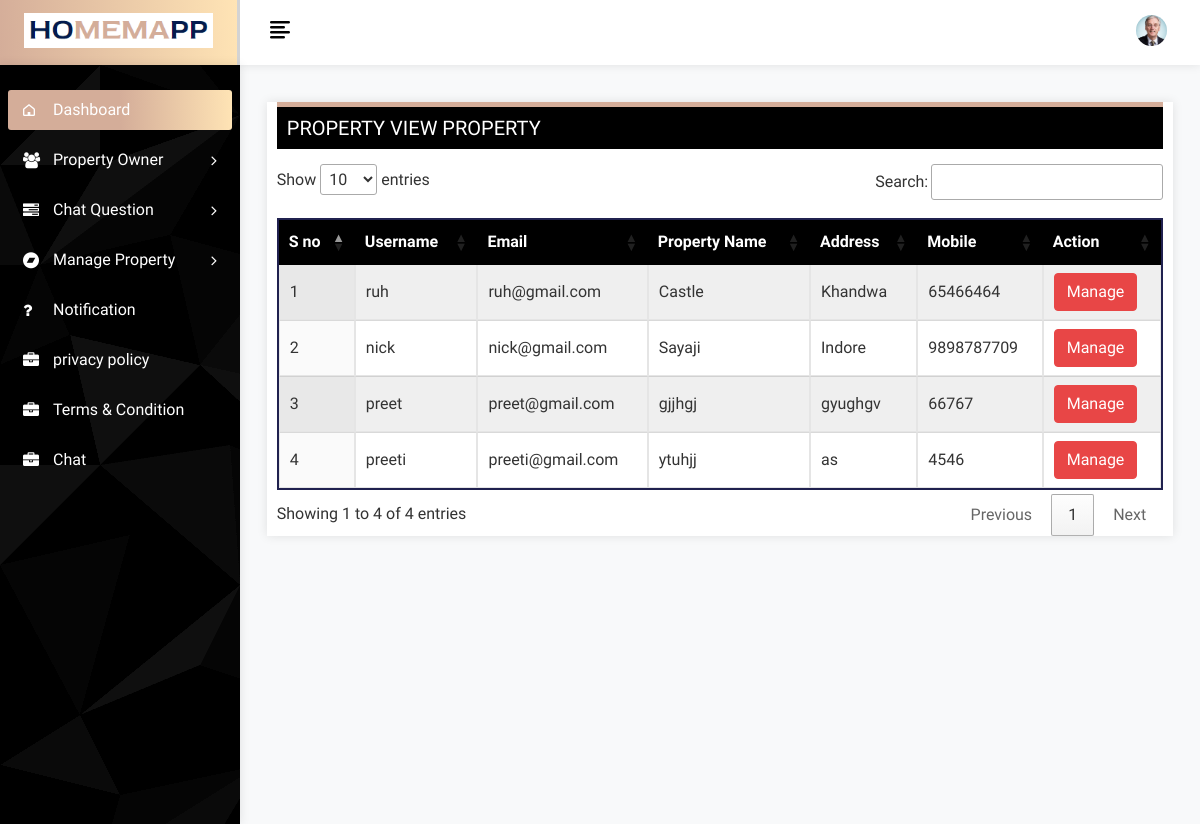
Page /View_manage_property (signed in) on the committed database.
### app/models.py (models this page shows, shortened)
class PropertyOwner(models.Model):
    user = models.ForeignKey(User, on_delete=models.CASCADE)
    property_name = models.CharField(max_length=120)
    address = models.TextField()
    mobile = models.CharField(max_length=12 )

class User(AbstractBaseUser, PermissionsMixin):
    email = models.EmailField(unique=True, verbose_name='Email Address')
    username = models.CharField(max_length=256)
    is_active = models.BooleanField(default=True)
    is_staff = models.BooleanField(default=False)
    is_admin = models.BooleanField(default=False)
    is_superuser = models.BooleanField(default=False)
    SUPERADMIN = '1'
    USER = '2'
    Web_USER = '3'
    User_type=(
        ('Superadmin','SUPERADMIN'),
        ('User','USER'),
        ('Web_user','Web_USER'),
    )
    user_type_data = ((SUPERADMIN, "Superadmin"), (USER,"User"),(Web_USER,"Web_user"))
    user_type = models.CharField( choices=user_type_data, max_length=10,default='Superadmin')
    USERNAME_FIELD = 'email'
    REQUIRED_FIELDS = [ 'username']
    objects = UserManager()
    class Meta:
        db_table = 'user_profile'

### app/views.py (the view)
# urls.py: path('View_manage_property',views.view_manage_property,name='View_manage_property'),
@login_required(login_url='login')
def view_manage_property(request):
    property_owners = PropertyOwner.objects.all()
    return render(request,'Manage_view_Property.html', {'property_owners': property_owners})

### templates/Manage_view_Property.html (shortened to what this page needs)
{% extends 'base.html'%}
{% block content %}
            <div class="page-wrapper">
                <div class="content container-fluid">
					<div class="page-header">
						<div class="row">
							<div class="col-sm-12">
								<div class="card full-header">
									<div class="users">
										<h3 class="page-title">Property View Property </h3>
									</div>
									<div class="user-box">
								<div class="datatables">
                                    <table id="example" class="display" style="width:100%;    border: 2px solid #20214f;">
                                        <thead>
                                            <tr>
                                                <th>S no</th>
                                                <th>Username</th>
                                                <th>Email</th>
                                                 <th>Property Name</th>
												 <th>Address</th>
                                                <th>Mobile</th>
                                                 <th>Action</th>
                                            </tr>
                                        </thead>
                                        <tbody>
                                            <tr class="even">
												{% for owner in property_owners %}
                                                <td>{{forloop.counter}}</td>
                                                <td>{{owner.user.username}}</td>
                                                <td>{{owner.user.email}}</td>
                                                <td>{{owner.property_name}}</td>
                                                <td>{{owner.address}}</td>
                                                <td>{{owner.mobile}}</td>
                                                <td>
												 <a href="{% url 'manage_user_admin' %}?email={{owner.user.email}}&password={{owner.user.password}}" target="_blank"
												onclick="return confirm('Are you sure? You want to move to player admin.')">
													<button type="button" class="btn btn-danger">Manage</button>
												</a>
                                              </td>
                                            </tr>
                                             {% endfor %}
                                        </tbody>
                                        </table>
                                   </div>
									</div>
								</div>
							</div>
						</div>
					</div>
				</div>
			</div>
{% endblock%}

### rows in the picture
PropertyOwner: user.username "ruh", user.email "ruh@gmail.com", property_name "Castle", address "Khandwa", mobile "65466464"
PropertyOwner: user.username "nick", user.email "nick@gmail.com", property_name "Sayaji", address "Indore", mobile "9898787709"
PropertyOwner: user.username "preet", user.email "preet@gmail.com", property_name "gjjhgj", address "gyughgv", mobile "66767"
PropertyOwner: user.username "preeti", user.email "preeti@gmail.com", property_name "ytuhjj", address "as", mobile "4546"
